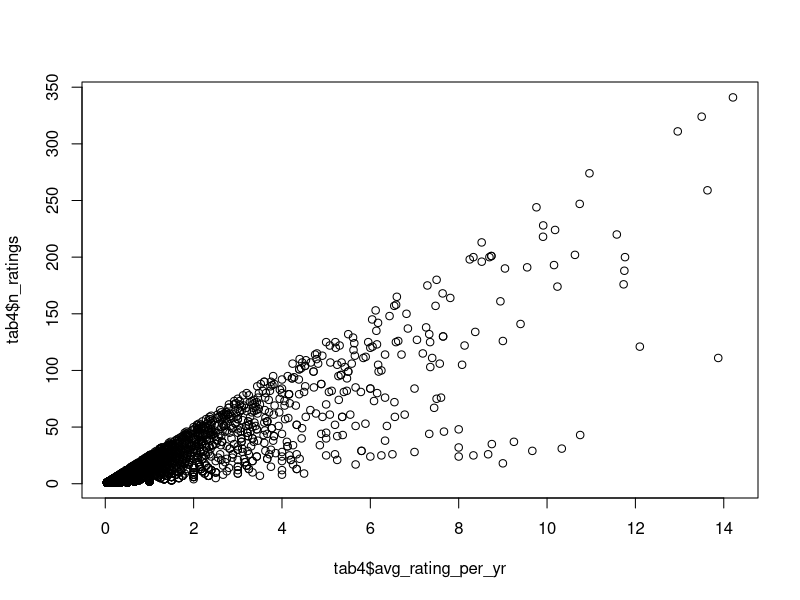
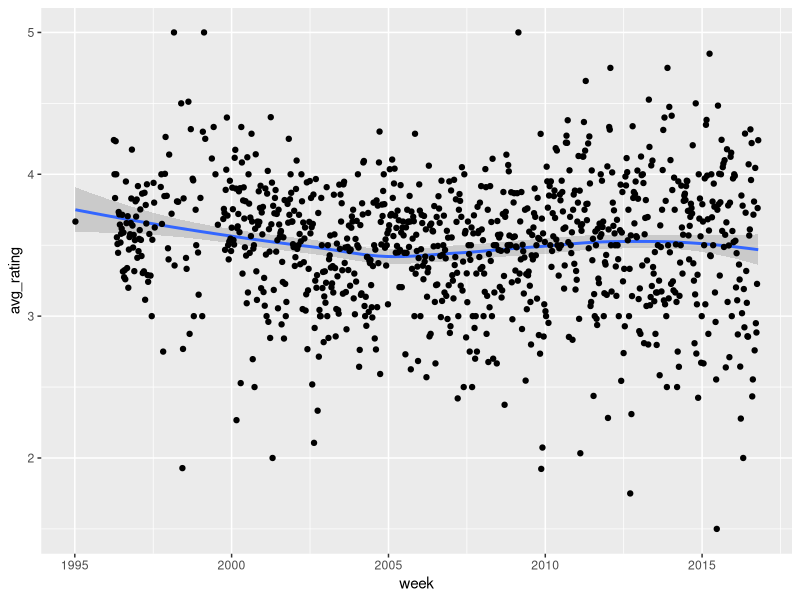
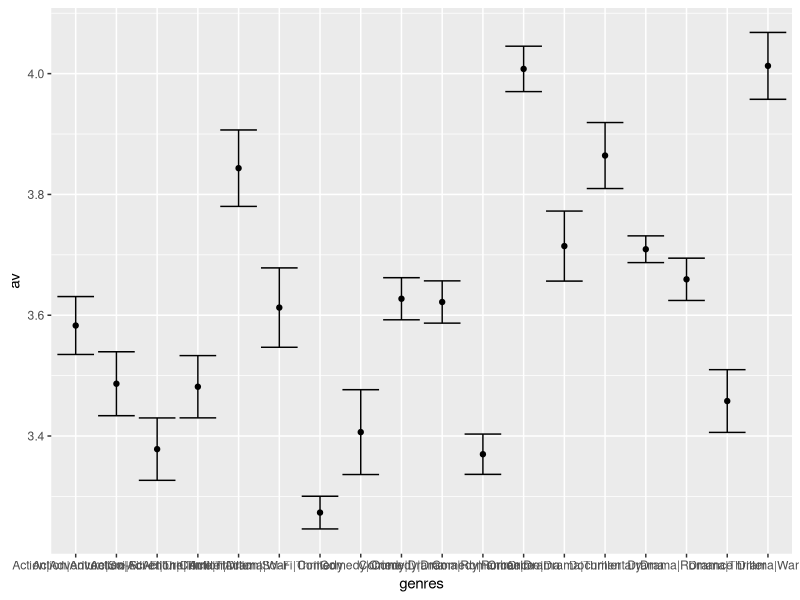

R code for these plots, in order:
library(tidyverse)
library(lubridate)
library(dslabs)
data("movielens")
options(digits = 3)


# q1
head(movielens)
p <- movielens %>%
  group_by(movieId, year) %>%
  summarize(n_ratings = n())
head(p)


#p %>%
#  ggplot(aes(year, n_ratings, group=movieId)) +
#  geom_boxplot() +
#  scale_y_continuous(trans = "sqrt")


q <- p %>%
  ungroup() %>%
  group_by(year) %>%
  summarize(md = median(n_ratings))
head(q)
max(q$md)
q[which.max(q$md),]


# q2
movies <- movielens %>%
  select(movieId, title) %>%
  distinct()

tab1 <- movielens %>%
  filter(year >= 1993) %>%
  mutate(qtd_yr=2018-year) %>%
  group_by(movieId) %>%
  summarize(avg_rating_per_yr=mean(n()/qtd_yr)) %>%
  arrange(desc(avg_rating_per_yr)) %>%
  top_n(n=25)

left_join(tab1, movies) %>%
  filter(title == "Forrest Gump")

tab2 <- movielens %>%
  filter(movieId == 318,
  year >= 1993) %>%
  summarize(n = n(),
            s = sum(rating))
tab2
tab2$s / tab2$n


# q3
tab3 <- movielens %>%
  filter(year >= 1993) %>%
  mutate(years = 2018 - year) %>%
  group_by(movieId) %>%
  select(movieId, year, userId, rating, years) %>%
  summarize(avg_rating_per_yr=mean(n()/years)) %>%
  distinct() %>%
  arrange(desc(avg_rating_per_yr))
  
tab4 <- left_join(tab3, p)
plot(tab4$avg_rating_per_yr, tab4$n_ratings)


# q5
movielens <- mutate(movielens, 
                    week = round_date(as_datetime(timestamp),
                                                 unit = "week"))
# q6
movielens %>%
  group_by(week) %>%
  summarise(avg_rating = mean(rating)) %>%
  ggplot(aes(week, avg_rating)) +
  geom_smooth() + geom_point()


# q8
movielens %>%
  group_by(genres) %>%
  summarize(n = n(), av = mean(rating), se = sd(rating)/sqrt(n())) %>%
  filter(n >= 1000) %>%
  ggplot(aes(x = genres, y = av, ymin = av - 2*se, ymax = av + 2*se)) +
  geom_point() + geom_errorbar()
